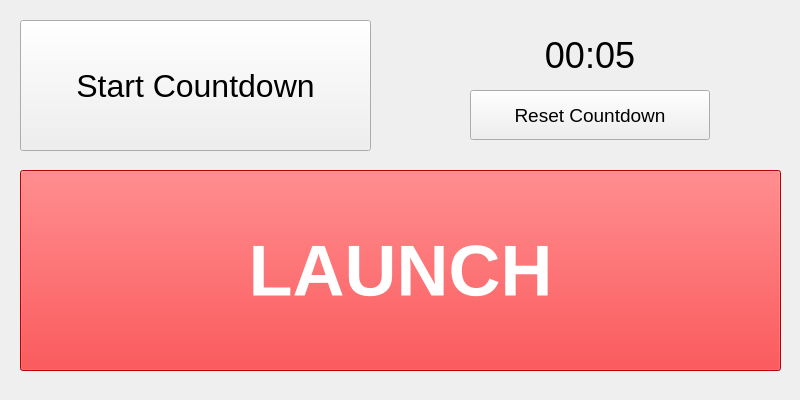
<?xml version="1.0" encoding="UTF-8"?>
<ui version="4.0">
 <class>MainWindow</class>
 <widget class="QMainWindow" name="MainWindow">
  <property name="geometry">
   <rect>
    <x>0</x>
    <y>0</y>
    <width>800</width>
    <height>400</height>
   </rect>
  </property>
  <property name="windowTitle">
   <string>Mission Control</string>
  </property>
  <property name="styleSheet">
   <string notr="true">@
color: rgb(97, 255, 24);
@</string>
  </property>
  <widget class="QWidget" name="centralwidget">
   <widget class="QPushButton" name="pushButton">
    <property name="geometry">
     <rect>
      <x>20</x>
      <y>170</y>
      <width>761</width>
      <height>201</height>
     </rect>
    </property>
    <property name="font">
     <font>
      <pointsize>54</pointsize>
      <weight>75</weight>
      <bold>true</bold>
     </font>
    </property>
    <property name="styleSheet">
     <string notr="true">background-color: rgb(255, 0, 4);
color: rgb(255, 255, 255);</string>
    </property>
    <property name="text">
     <string>LAUNCH</string>
    </property>
    <property name="flat">
     <bool>false</bool>
    </property>
   </widget>
   <widget class="QPushButton" name="pushButton_2">
    <property name="geometry">
     <rect>
      <x>20</x>
      <y>20</y>
      <width>351</width>
      <height>131</height>
     </rect>
    </property>
    <property name="font">
     <font>
      <pointsize>24</pointsize>
     </font>
    </property>
    <property name="text">
     <string>Start Countdown</string>
    </property>
   </widget>
   <widget class="QLabel" name="label">
    <property name="geometry">
     <rect>
      <x>470</x>
      <y>30</y>
      <width>240</width>
      <height>50</height>
     </rect>
    </property>
    <property name="font">
     <font>
      <pointsize>27</pointsize>
     </font>
    </property>
    <property name="text">
     <string>00:05</string>
    </property>
    <property name="alignment">
     <set>Qt::AlignCenter</set>
    </property>
   </widget>
   <widget class="QPushButton" name="pushButton_3">
    <property name="geometry">
     <rect>
      <x>470</x>
      <y>90</y>
      <width>240</width>
      <height>50</height>
     </rect>
    </property>
    <property name="font">
     <font>
      <pointsize>14</pointsize>
     </font>
    </property>
    <property name="text">
     <string>Reset Countdown</string>
    </property>
   </widget>
  </widget>
 </widget>
 <resources/>
 <connections/>
</ui>
